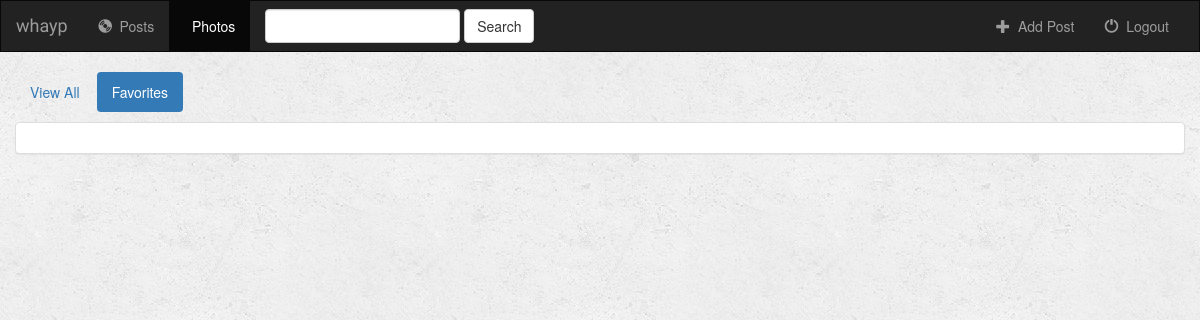
/photos/favorites/ (signed in), run on an earlier commit of the app's database.
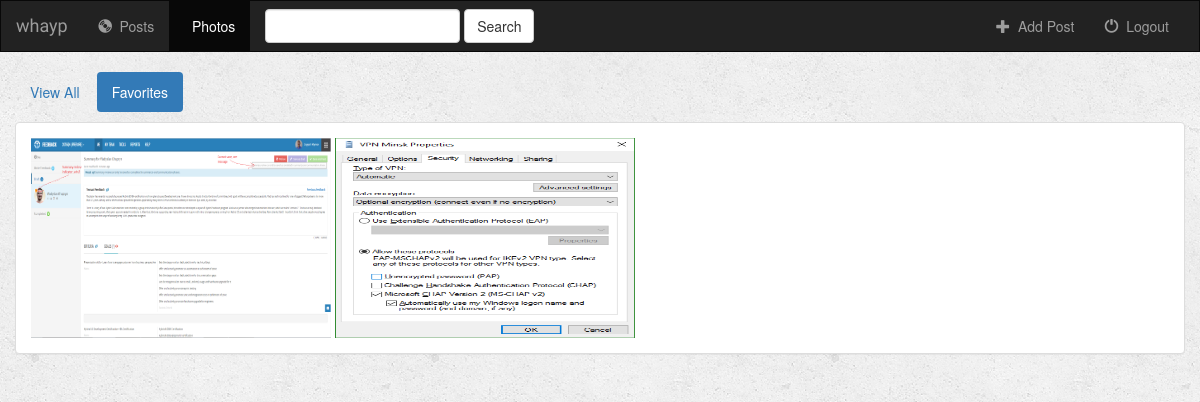
And on a later commit of the database.
### whayp/models.py (models this page shows)
class Photo(models.Model):
    post = models.ForeignKey(Post, on_delete=models.CASCADE)
    photo_file = models.ImageField()
    is_favorite = models.BooleanField(default=False)
    is_main = models.BooleanField(default=False)

### whayp/views.py (the view)
# urls.py: url(r'^photos/(?P<filter_by>[a-zA_Z]+)/$', views.photos, name='photos'),
def photos(request, filter_by):
    if not request.user.is_authenticated():
        return render(request, 'whayp/login.html')
    else:
        try:
            photo_ids = []
            for post in Post.objects.filter(user=request.user):
                for photo in post.photo_set.all():
                    photo_ids.append(photo.pk)
            users_photos = Photo.objects.filter(pk__in=photo_ids)
            if filter_by == 'favorites':
                users_photos = users_photos.filter(is_favorite=True)
        except Post.DoesNotExist:
            users_photos = []
        return render(request, 'whayp/photos.html', {
            'photo_list': users_photos,
            'filter_by': filter_by,
        })

### whayp/templates/whayp/photos.html (shortened to what this page needs)
{% extends 'whayp/base.html' %}
{% block photos_active %}active{% endblock %}
{% block body %}
<div class="container-fluid photos-container">
    <div class="row">
        <div class="col-sm-12">
            <ul class="nav nav-pills" style="margin-bottom: 10px;">
                <li role="presentation"
                >
                <a href="{% url 'whayp:photos' 'all' %}">View All</a></li>
                <li role="presentation"
                    {% if filter_by == 'favorites' %}
                class="active"
                {% endif %}>
                <a href="{% url 'whayp:photos' 'favorites' %}">Favorites</a></li>
            </ul>
        </div>
    </div>
    <div class="row">
        <div class="col-sm-12">
            <div class="panel panel-default">
                <div class="panel-body">
                            {% for photo in photo_list %}
                                <img src="{{photo.photo_file.url}}"  style="width:300px;height:200px;">
                            {% endfor %}
                </div>
            </div>
        </div>
    </div>
</div>
{% endblock %}

### whayp/templates/whayp/base.html (shortened to what this page needs)
<!DOCTYPE html>
<html lang="en">
<head>
    {% load staticfiles %}
    <link rel="stylesheet" href="https://maxcdn.bootstrapcdn.com/bootstrap/3.3.6/css/bootstrap.min.css">
    <link rel="stylesheet" type="text/css" href="{% static 'whayp/style.css' %}"/>
</head>
<body>
<nav class="navbar navbar-inverse">
    <div class="container-fluid">
        <div class="navbar-header">
            <a class="navbar-brand" href="{% url 'whayp:index' %}">whayp</a>
        </div>
        <div class="collapse navbar-collapse" id="topNavBar">
            <ul class="nav navbar-nav">
                <li class="{% block posts_active %}{% endblock %}"><a href="{% url 'whayp:profile' %}"><span class="glyphicon glyphicon-cd" aria-hidden="true"></span>&nbsp; Posts</a></li>
                <li class="{% block photos_active %}{% endblock %}"><a href="{% url 'whayp:photos' 'all' %}">&nbsp; Photos</a></li>
            </ul>
            <form class="navbar-form navbar-left" role="search" method="get" action="{% url 'whayp:index' %}">
                <div class="form-group">
                    <input type="text" class="form-control" name="q" value="{{ request.GET.q }}">
                </div>
                <button type="submit" class="btn btn-default">Search</button>
            </form>
            <ul class="nav navbar-nav navbar-right">
                <li>
                    <a href="{% url 'whayp:create_post' %}">
                        <span class="glyphicon glyphicon-plus" aria-hidden="true"></span>&nbsp; Add Post
                    </a>
                </li>
                <li>
                    <a href="{% url 'whayp:logout_user' %}">
                        <span class="glyphicon glyphicon-off" aria-hidden="true"></span>&nbsp; Logout
                    </a>
                </li>
            </ul>
        </div>
    </div>
</nav>
{% block body %}
{% endblock %}
</body>
</html>

### whayp/static/whayp/style.css (style rules this page uses)
body { background: white url("images/background.png"); }
.navbar { border-radius: 0; }
.navbar-brand { font-family: 'Satisfy', cursive; }

What changed in the data, as far as the page shows it:
added Photo: photo_file (picture)
added Photo: photo_file (picture)
